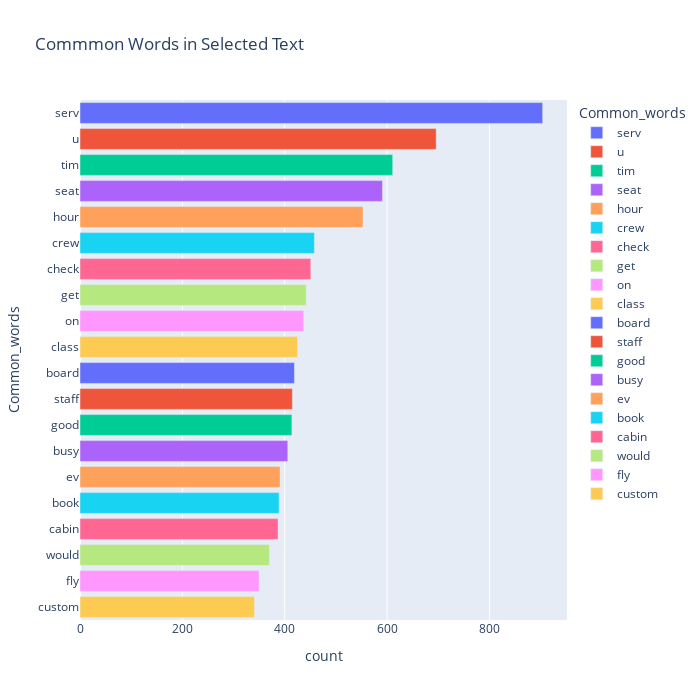

The notebook cell saved with this chart:
### Code cell
import nbformat

fig = px.bar(temp, x="count", y="Common_words", title='Commmon Words in Selected Text', orientation='h', 
             width=700, height=700,color='Common_words')
fig.show()

### Figure 1 — Plotly figure (JSON) as saved in the notebook; plotly's stock layout.template omitted (floating-point values rounded to 4 significant figures)
{"data": [{"alignmentgroup": "True", "hovertemplate": "Common_words=%{y}<br>count=%{x}<extra></extra>", "legendgroup": "serv", "marker": {"color": "#636efa", "pattern": {"shape": ""}}, "name": "serv", "offsetgroup": "serv", "orientation": "h", "showlegend": true, "textposition": "auto", "type": "bar", "x": [904], "xaxis": "x", "y": ["serv"], "yaxis": "y"}, {"alignmentgroup": "True", "hovertemplate": "Common_words=%{y}<br>count=%{x}<extra></extra>", "legendgroup": "u", "marker": {"color": "#EF553B", "pattern": {"shape": ""}}, "name": "u", "offsetgroup": "u", "orientation": "h", "showlegend": true, "textposition": "auto", "type": "bar", "x": [696], "xaxis": "x", "y": ["u"], "yaxis": "y"}, {"alignmentgroup": "True", "hovertemplate": "Common_words=%{y}<br>count=%{x}<extra></extra>", "legendgroup": "tim", "marker": {"color": "#00cc96", "pattern": {"shape": ""}}, "name": "tim", "offsetgroup": "tim", "orientation": "h", "showlegend": true, "textposition": "auto", "type": "bar", "x": [611], "xaxis": "x", "y": ["tim"], "yaxis": "y"}, {"alignmentgroup": "True", "hovertemplate": "Common_words=%{y}<br>count=%{x}<extra></extra>", "legendgroup": "seat", "marker": {"color": "#ab63fa", "pattern": {"shape": ""}}, "name": "seat", "offsetgroup": "seat", "orientation": "h", "showlegend": true, "textposition": "auto", "type": "bar", "x": [591], "xaxis": "x", "y": ["seat"], "yaxis": "y"}, {"alignmentgroup": "True", "hovertemplate": "Common_words=%{y}<br>count=%{x}<extra></extra>", "legendgroup": "hour", "marker": {"color": "#FFA15A", "pattern": {"shape": ""}}, "name": "hour", "offsetgroup": "hour", "orientation": "h", "showlegend": true, "textposition": "auto", "type": "bar", "x": [553], "xaxis": "x", "y": ["hour"], "yaxis": "y"}, {"alignmentgroup": "True", "hovertemplate": "Common_words=%{y}<br>count=%{x}<extra></extra>", "legendgroup": "crew", "marker": {"color": "#19d3f3", "pattern": {"shape": ""}}, "name": "crew", "offsetgroup": "crew", "orientation": "h", "showlegend": true, "textposition": "auto", "type": "bar", "x": [458], "xaxis": "x", "y": ["crew"], "yaxis": "y"}, {"alignmentgroup": "True", "hovertemplate": "Common_words=%{y}<br>count=%{x}<extra></extra>", "legendgroup": "check", "marker": {"color": "#FF6692", "pattern": {"shape": ""}}, "name": "check", "offsetgroup": "check", "orientation": "h", "showlegend": true, "textposition": "auto", "type": "bar", "x": [451], "xaxis": "x", "y": ["check"], "yaxis": "y"}, {"alignmentgroup": "True", "hovertemplate": "Common_words=%{y}<br>count=%{x}<extra></extra>", "legendgroup": "get", "marker": {"color": "#B6E880", "pattern": {"shape": ""}}, "name": "get", "offsetgroup": "get", "orientation": "h", "showlegend": true, "textposition": "auto", "type": "bar", "x": [442], "xaxis": "x", "y": ["get"], "yaxis": "y"}, {"alignmentgroup": "True", "hovertemplate": "Common_words=%{y}<br>count=%{x}<extra></extra>", "legendgroup": "on", "marker": {"color": "#FF97FF", "pattern": {"shape": ""}}, "name": "on", "offsetgroup": "on", "orientation": "h", "showlegend": true, "textposition": "auto", "type": "bar", "x": [437], "xaxis": "x", "y": ["on"], "yaxis": "y"}, {"alignmentgroup": "True", "hovertemplate": "Common_words=%{y}<br>count=%{x}<extra></extra>", "legendgroup": "class", "marker": {"color": "#FECB52", "pattern": {"shape": ""}}, "name": "class", "offsetgroup": "class", "orientation": "h", "showlegend": true, "textposition": "auto", "type": "bar", "x": [425], "xaxis": "x", "y": ["class"], "yaxis": "y"}, {"alignmentgroup": "True", "hovertemplate": "Common_words=%{y}<br>count=%{x}<extra></extra>", "legendgroup": "board", "marker": {"color": "#636efa", "pattern": {"shape": ""}}, "name": "board", "offsetgroup": "board", "orientation": "h", "showlegend": true, "textposition": "auto", "type": "bar", "x": [419], "xaxis": "x", "y": ["board"], "yaxis": "y"}, {"alignmentgroup": "True", "hovertemplate": "Common_words=%{y}<br>count=%{x}<extra></extra>", "legendgroup": "staff", "marker": {"color": "#EF553B", "pattern": {"shape": ""}}, "name": "staff", "offsetgroup": "staff", "orientation": "h", "showlegend": true, "textposition": "auto", "type": "bar", "x": [415], "xaxis": "x", "y": ["staff"], "yaxis": "y"}, {"alignmentgroup": "True", "hovertemplate": "Common_words=%{y}<br>count=%{x}<extra></extra>", "legendgroup": "good", "marker": {"color": "#00cc96", "pattern": {"shape": ""}}, "name": "good", "offsetgroup": "good", "orientation": "h", "showlegend": true, "textposition": "auto", "type": "bar", "x": [414], "xaxis": "x", "y": ["good"], "yaxis": "y"}, {"alignmentgroup": "True", "hovertemplate": "Common_words=%{y}<br>count=%{x}<extra></extra>", "legendgroup": "busy", "marker": {"color": "#ab63fa", "pattern": {"shape": ""}}, "name": "busy", "offsetgroup": "busy", "orientation": "h", "showlegend": true, "textposition": "auto", "type": "bar", "x": [406], "xaxis": "x", "y": ["busy"], "yaxis": "y"}, {"alignmentgroup": "True", "hovertemplate": "Common_words=%{y}<br>count=%{x}<extra></extra>", "legendgroup": "ev", "marker": {"color": "#FFA15A", "pattern": {"shape": ""}}, "name": "ev", "offsetgroup": "ev", "orientation": "h", "showlegend": true, "textposition": "auto", "type": "bar", "x": [391], "xaxis": "x", "y": ["ev"], "yaxis": "y"}, {"alignmentgroup": "True", "hovertemplate": "Common_words=%{y}<br>count=%{x}<extra></extra>", "legendgroup": "book", "marker": {"color": "#19d3f3", "pattern": {"shape": ""}}, "name": "book", "offsetgroup": "book", "orientation": "h", "showlegend": true, "textposition": "auto", "type": "bar", "x": [389], "xaxis": "x", "y": ["book"], "yaxis": "y"}, {"alignmentgroup": "True", "hovertemplate": "Common_words=%{y}<br>count=%{x}<extra></extra>", "legendgroup": "cabin", "marker": {"color": "#FF6692", "pattern": {"shape": ""}}, "name": "cabin", "offsetgroup": "cabin", "orientation": "h", "showlegend": true, "textposition": "auto", "type": "bar", "x": [387], "xaxis": "x", "y": ["cabin"], "yaxis": "y"}, {"alignmentgroup": "True", "hovertemplate": "Common_words=%{y}<br>count=%{x}<extra></extra>", "legendgroup": "would", "marker": {"color": "#B6E880", "pattern": {"shape": ""}}, "name": "would", "offsetgroup": "would", "orientation": "h", "showlegend": true, "textposition": "auto", "type": "bar", "x": [370], "xaxis": "x", "y": ["would"], "yaxis": "y"}, {"alignmentgroup": "True", "hovertemplate": "Common_words=%{y}<br>count=%{x}<extra></extra>", "legendgroup": "fly", "marker": {"color": "#FF97FF", "pattern": {"shape": ""}}, "name": "fly", "offsetgroup": "fly", "orientation": "h", "showlegend": true, "textposition": "auto", "type": "bar", "x": [350], "xaxis": "x", "y": ["fly"], "yaxis": "y"}, {"alignmentgroup": "True", "hovertemplate": "Common_words=%{y}<br>count=%{x}<extra></extra>", "legendgroup": "custom", "marker": {"color": "#FECB52", "pattern": {"shape": ""}}, "name": "custom", "offsetgroup": "custom", "orientation": "h", "showlegend": true, "textposition": "auto", "type": "bar", "x": [341], "xaxis": "x", "y": ["custom"], "yaxis": "y"}], "layout": {"barmode": "relative", "height": 700, "legend": {"title": {"text": "Common_words"}, "tracegroupgap": 0}, "title": {"text": "Commmon Words in Selected Text"}, "width": 700, "xaxis": {"anchor": "y", "domain": [0, 1], "title": {"text": "count"}}, "yaxis": {"anchor": "x", "categoryarray": ["custom", "fly", "would", "cabin", "book", "ev", "busy", "good", "staff", "board", "class", "on", "get", "check", "crew", "hour", "seat", "tim", "u", "serv"], "categoryorder": "array", "domain": [0, 1], "title": {"text": "Common_words"}}}}
